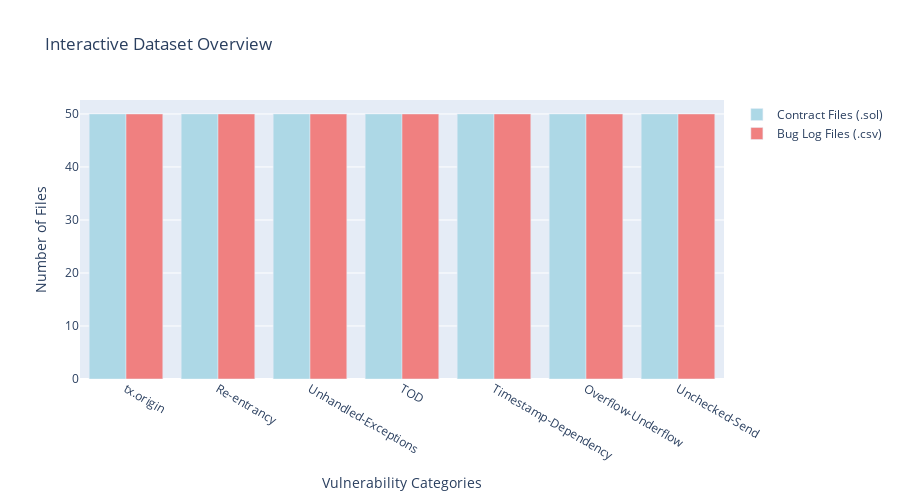

The code cell stored with this chart in its notebook:
### Markdown cell above
## 7. Interactive Dataset Explorer

### Code cell
# Install nbformat if needed and create interactive visualization
try:
    import nbformat
except ImportError:
    import subprocess
    import sys
    subprocess.run([sys.executable, '-m', 'pip', 'install', 'nbformat>=4.2.0'])

# Create interactive visualization using Plotly
# Interactive bar chart
fig_interactive = go.Figure()

fig_interactive.add_trace(go.Bar(
    x=stats_df['Category'],
    y=stats_df['sol_files'],
    name='Contract Files (.sol)',
    marker_color='lightblue',
    hovertemplate='<b>%{x}</b><br>Contract Files: %{y}<extra></extra>'
))

fig_interactive.add_trace(go.Bar(
    x=stats_df['Category'],
    y=stats_df['csv_files'],
    name='Bug Log Files (.csv)',
    marker_color='lightcoral',
    hovertemplate='<b>%{x}</b><br>Bug Log Files: %{y}<extra></extra>'
))

fig_interactive.update_layout(
    title='Interactive Dataset Overview',
    xaxis_title='Vulnerability Categories',
    yaxis_title='Number of Files',
    barmode='group',
    hovermode='x unified',
    height=500
)

# Try to show the plot, if it fails just save it
try:
    fig_interactive.show()
except:
    print("⚠️ Could not display interactive plot in notebook, but saving to file...")

# Ensure directory exists and save interactive plot
Path('../results/visualizations').mkdir(parents=True, exist_ok=True)
fig_interactive.write_html('../results/visualizations/interactive_dataset_overview.html')
print("💾 Interactive visualization saved to ../results/visualizations/interactive_dataset_overview.html")

### Figure 1 — Plotly figure (JSON) as saved in the notebook; plotly's stock layout.template omitted (floating-point values rounded to 4 significant figures)
{"data": [{"hovertemplate": "<b>%{x}</b><br>Contract Files: %{y}<extra></extra>", "marker": {"color": "lightblue"}, "name": "Contract Files (.sol)", "type": "bar", "x": ["tx.origin", "Re-entrancy", "Unhandled-Exceptions", "TOD", "Timestamp-Dependency", "Overflow-Underflow", "Unchecked-Send"], "y": [50, 50, 50, 50, 50, 50, 50]}, {"hovertemplate": "<b>%{x}</b><br>Bug Log Files: %{y}<extra></extra>", "marker": {"color": "lightcoral"}, "name": "Bug Log Files (.csv)", "type": "bar", "x": ["tx.origin", "Re-entrancy", "Unhandled-Exceptions", "TOD", "Timestamp-Dependency", "Overflow-Underflow", "Unchecked-Send"], "y": [50, 50, 50, 50, 50, 50, 50]}], "layout": {"barmode": "group", "height": 500, "hovermode": "x unified", "title": {"text": "Interactive Dataset Overview"}, "xaxis": {"title": {"text": "Vulnerability Categories"}}, "yaxis": {"title": {"text": "Number of Files"}}}}
